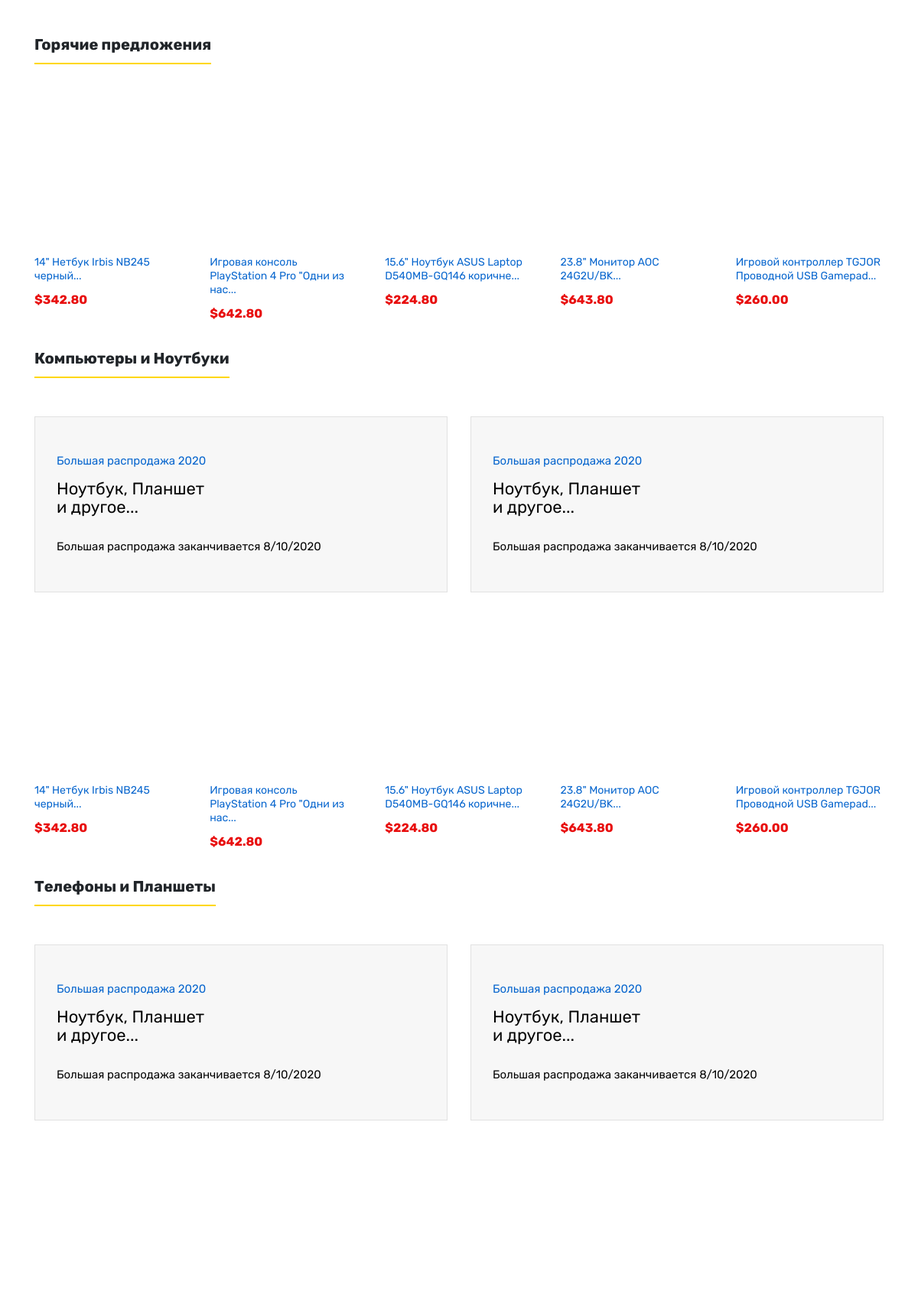
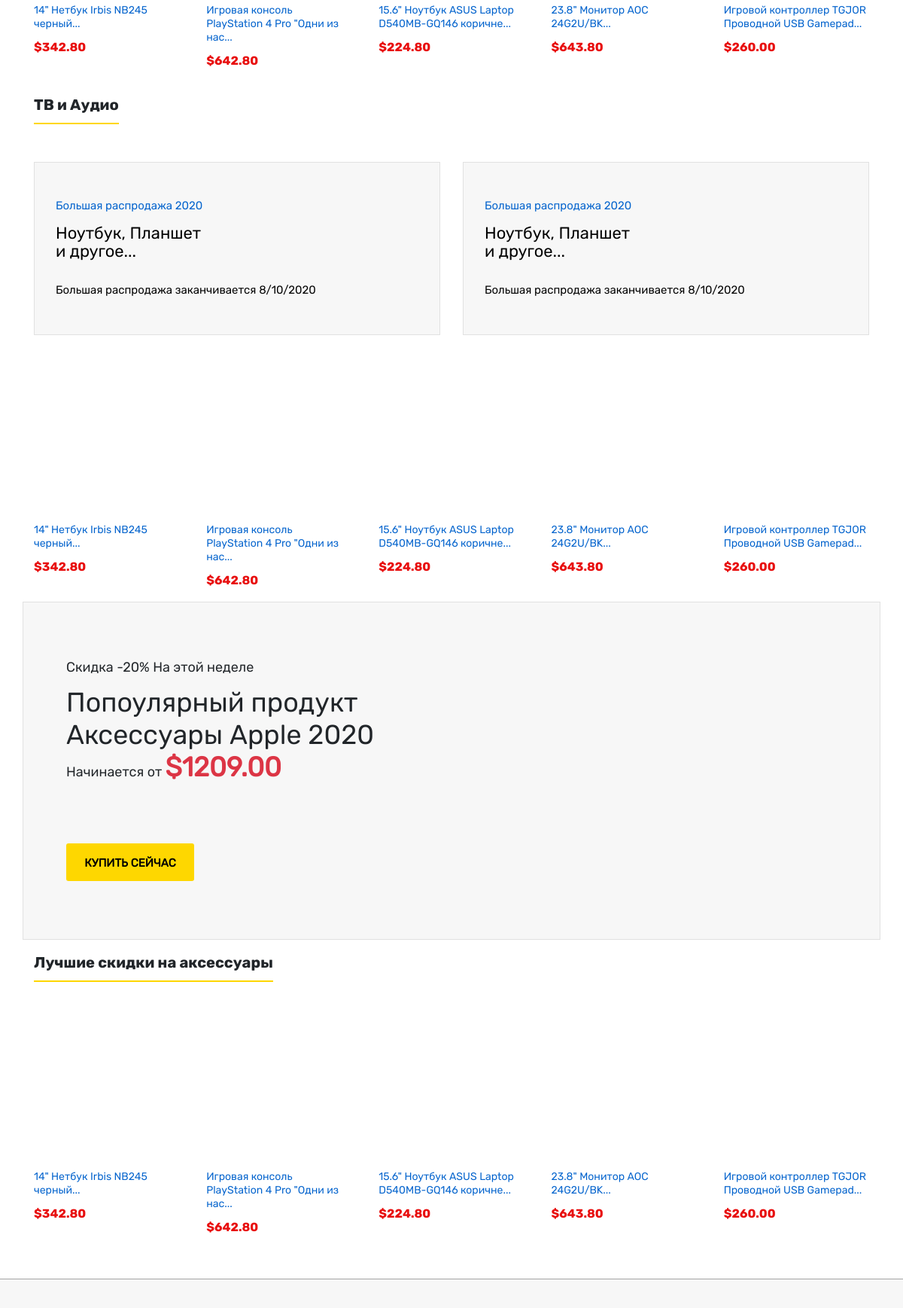
Before: / (middle part) with the older database file (2 pictures, top to bottom).
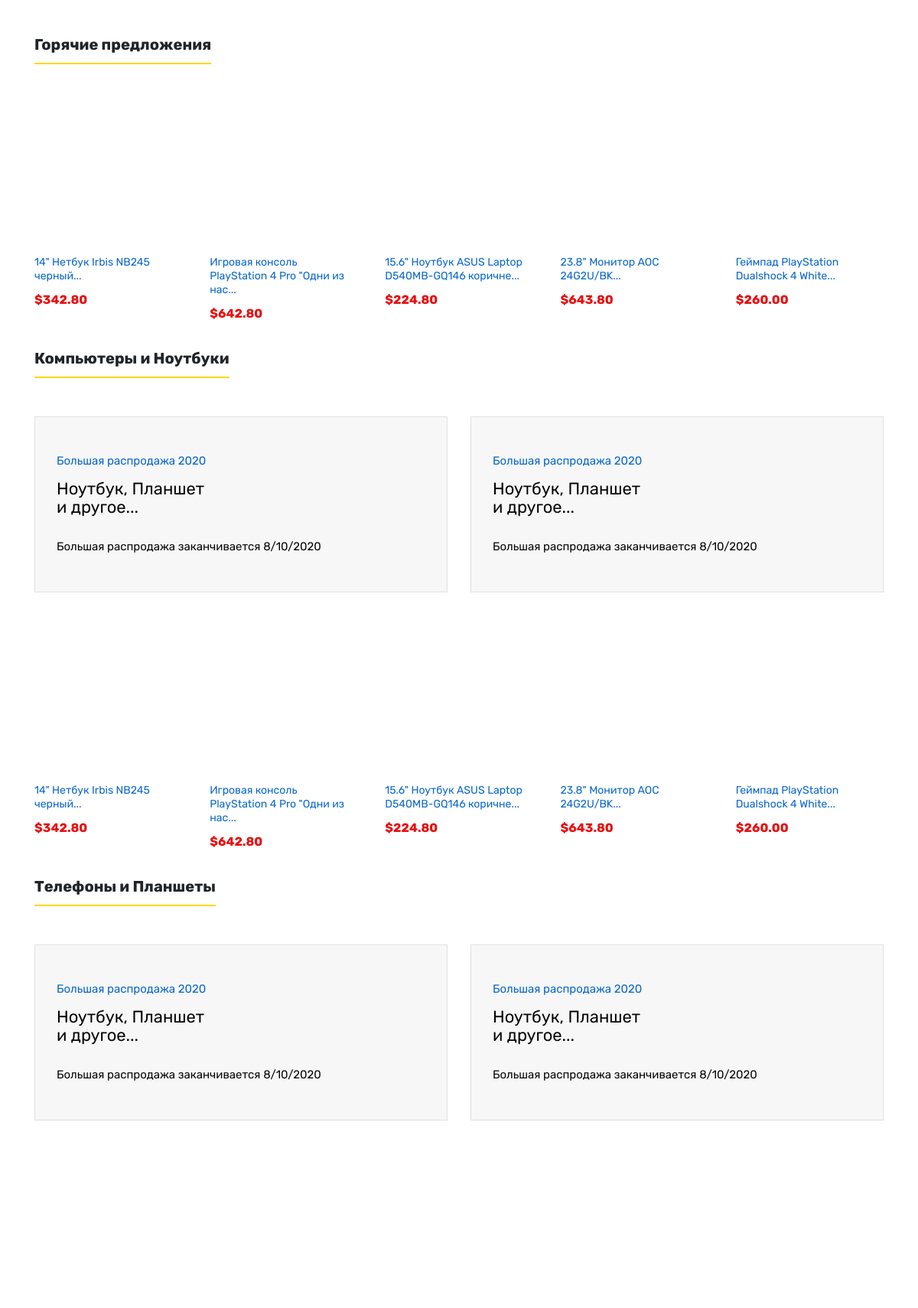
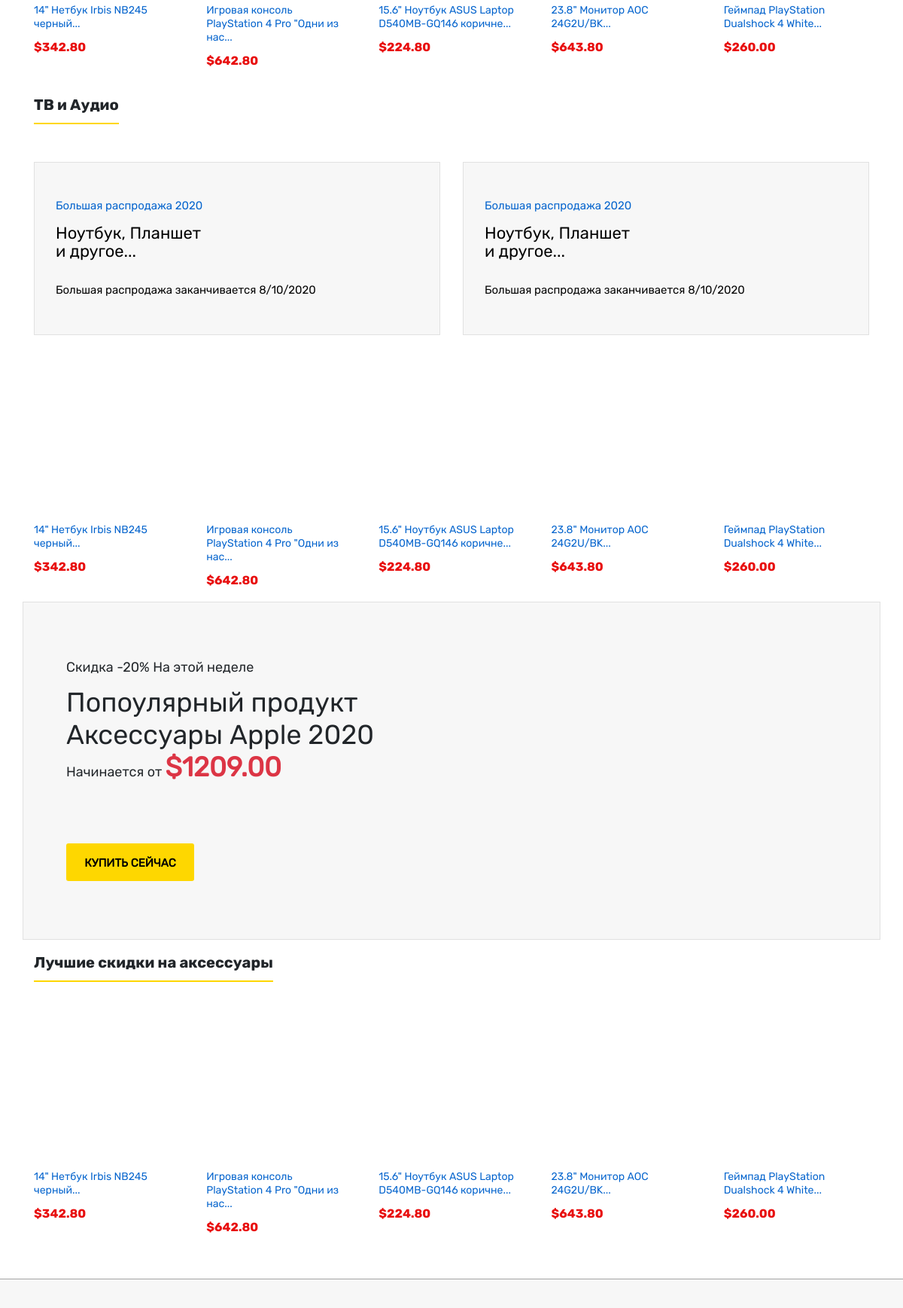
After: the same page with the newer database file (2 pictures, top to bottom).
### tables this page shows
CREATE TABLE products
(
    id integer primary key autoincrement,
    title text,
    image_url text,
    price real,
    count integer,
    mini_description text,
    specifications text,
    description text
);

### app.py (the view)
@app.route('/')
def main():
    conn = sqlite3.connect(db_path)
    cur = conn.cursor()
    cur.execute('''select title, image_url, price from products;''')
    products = []
    for item in cur.fetchall():
        products.append(list(item))
    shuffle(products)
    context.update({'products': products})
    conn.close()
    return render_template("index.html", **context)

### templates/index.html (shortened to what the changed rows need)
{% extends 'base.html' %}
{% block main %}
    <main>
        <div class="container">
            <div class="products_block">
                <h2 class="section_title">Горячие предложения</h2>
                <div class="row products_list_block">
                    <div class="products_card_wrapper">
                        {% for product in products[:5] %}
                            <div class="col-md-2">
                                <div class="product_card ">
                                    <a href="/details?title={{ product[0] }}">
                                        <div class="product_card_img"
                                             style="background-image: url({{ product[1] }})"></div>
                                        <p class="product_card_title">{{ product[0][:46] }}...</p>
                                        <p class="price text-black">&dollar;{{ product[2] }}0</p>
                                    </a>
                                </div>
                            </div>
                        {% endfor %}
                    </div>
                </div>
            </div>
            <div class="products_block">
                <h2 class="section_title">Компьютеры и Ноутбуки</h2>
                <div class="row products_list_block">
                    <div class="col-md-6">
                        <a href="/details/">
                            <div class="little_offer_block">
                                <h2>Ноутбук, Планшет
                                    <br>и другое...</h2>
                            </div>
                        </a>
                    </div>
                    <div class="col-md-6">
                        <a href="/details/">
                            <div class="little_offer_block">
                                <h2>Ноутбук, Планшет
                                    <br>и другое...</h2>
                            </div>
                        </a>
                    </div>
                    <div class="products_card_wrapper">
                        {% for product in products[:5] %}
                            <div class="col-md-2">
                                <div class="product_card ">
                                    <a href="/details?title={{ product[0] }}">
                                        <div class="product_card_img"
                                             style="background-image: url({{ product[1] }})"></div>
                                        <p class="product_card_title">{{ product[0][:46] }}...</p>
                                        <p class="price text-black">&dollar;{{ product[2] }}0</p>
                                    </a>
                                </div>
                            </div>
                        {% endfor %}
                    </div>
                </div>
            </div>
            <div class="products_block">
                <h2 class="section_title">Телефоны и Планшеты</h2>
                <div class="row products_list_block">
                    <div class="col-md-6">
                        <a href="/details/">
                            <div class="little_offer_block">
                                <h2>Ноутбук, Планшет
                                    <br>и другое...</h2>
                            </div>
                        </a>
                    </div>
                    <div class="col-md-6">
                        <a href="/details/">
                            <div class="little_offer_block">
                                <h2>Ноутбук, Планшет
                                    <br>и другое...</h2>
                            </div>
                        </a>
                    </div>
                    <div class="products_card_wrapper">
                        {% for product in products[:5] %}
                            <div class="col-md-2">
                                <div class="product_card ">
                                    <a href="/details?title={{ product[0] }}">
                                        <div class="product_card_img"
                                             style="background-image: url({{ product[1] }})"></div>
                                        <p class="product_card_title">{{ product[0][:46] }}...</p>
                                        <p class="price text-black">&dollar;{{ product[2] }}0</p>
                                    </a>
                                </div>
                            </div>
                        {% endfor %}
                    </div>
                </div>
            </div>
            <div class="products_block">
                <h2 class="section_title">ТВ и Аудио</h2>
                <div class="row products_list_block">
                    <div class="col-md-6">
                        <a href="/details/">
                            <div class="little_offer_block">
                                <h2>Ноутбук, Планшет
                                    <br>и другое...</h2>
                            </div>
                        </a>
                    </div>
                    <div class="col-md-6">
                        <a href="/details/">
                            <div class="little_offer_block">
                                <h2>Ноутбук, Планшет
                                    <br>и другое...</h2>
                            </div>
                        </a>
                    </div>
                    <div class="products_card_wrapper">
                        {% for product in products[:5] %}
                            <div class="col-md-2">
                                <div class="product_card ">
                                    <a href="/details?title={{ product[0] }}">
                                        <div class="product_card_img"
                                             style="background-image: url({{ product[1] }})"></div>
                                        <p class="product_card_title">{{ product[0][:46] }}...</p>
                                        <p class="price text-black">&dollar;{{ product[2] }}0</p>
                                    </a>
                                </div>
                            </div>
                        {% endfor %}
                    </div>
                </div>
            </div>
            <div class="big_offer row">
                <div class="main_offer_block col">
                    <h1>Попоулярный продукт <br> Аксессуары Apple 2020</h1>
                </div>
            </div>
            <div class="products_block">
                <h2 class="section_title">Лучшие скидки на аксессуары</h2>
                <div class="row products_list_block">
                    <div class="products_card_wrapper">
                        {% for product in products[:5] %}
                            <div class="col-md-2">
                                <div class="product_card ">
                                    <a href="/details?title={{ product[0] }}">
                                        <div class="product_card_img"
                                             style="background-image: url({{ product[1] }})"></div>
                                        <p class="product_card_title">{{ product[0][:46] }}...</p>
                                        <p class="price text-black">&dollar;{{ product[2] }}0</p>
                                    </a>
                                </div>
                            </div>
                        {% endfor %}
                    </div>
                </div>
            </div>
        </div>
    </main>
{% endblock %}

Changed rows visible on the page:
changed products: title "Игровой контроллер TGJOR Проводной USB Gamepad" → "Геймпад PlayStation Dualshock 4 White"
